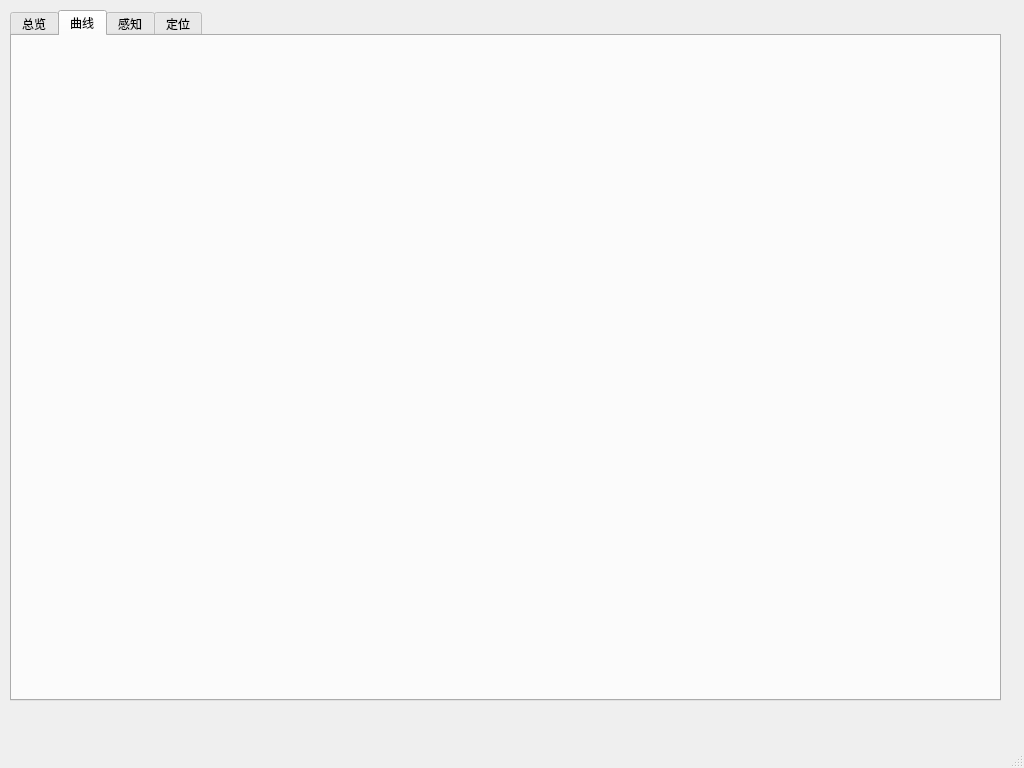
<?xml version="1.0" encoding="UTF-8"?>
<ui version="4.0">
 <class>MainWindow</class>
 <widget class="QMainWindow" name="MainWindow">
  <property name="geometry">
   <rect>
    <x>0</x>
    <y>0</y>
    <width>1024</width>
    <height>768</height>
   </rect>
  </property>
  <property name="sizePolicy">
   <sizepolicy hsizetype="Preferred" vsizetype="Preferred">
    <horstretch>0</horstretch>
    <verstretch>0</verstretch>
   </sizepolicy>
  </property>
  <property name="minimumSize">
   <size>
    <width>800</width>
    <height>500</height>
   </size>
  </property>
  <property name="windowTitle">
   <string>机器人可视化</string>
  </property>
  <widget class="QWidget" name="centralwidget">
   <property name="sizePolicy">
    <sizepolicy hsizetype="Preferred" vsizetype="Preferred">
     <horstretch>0</horstretch>
     <verstretch>0</verstretch>
    </sizepolicy>
   </property>
   <property name="autoFillBackground">
    <bool>false</bool>
   </property>
   <widget class="QTabWidget" name="tabWidget">
    <property name="geometry">
     <rect>
      <x>10</x>
      <y>10</y>
      <width>991</width>
      <height>691</height>
     </rect>
    </property>
    <property name="currentIndex">
     <number>1</number>
    </property>
    <widget class="QWidget" name="tab_4">
     <attribute name="title">
      <string>总览</string>
     </attribute>
    </widget>
    <widget class="QWidget" name="tab">
     <attribute name="title">
      <string>曲线</string>
     </attribute>
    </widget>
    <widget class="QWidget" name="tab_2">
     <attribute name="title">
      <string>感知</string>
     </attribute>
    </widget>
    <widget class="QWidget" name="tab_3">
     <attribute name="title">
      <string>定位</string>
     </attribute>
    </widget>
   </widget>
  </widget>
  <widget class="QMenuBar" name="menubar">
   <property name="geometry">
    <rect>
     <x>0</x>
     <y>0</y>
     <width>1024</width>
     <height>28</height>
    </rect>
   </property>
  </widget>
  <widget class="QStatusBar" name="statusbar"/>
 </widget>
 <resources/>
 <connections/>
</ui>
